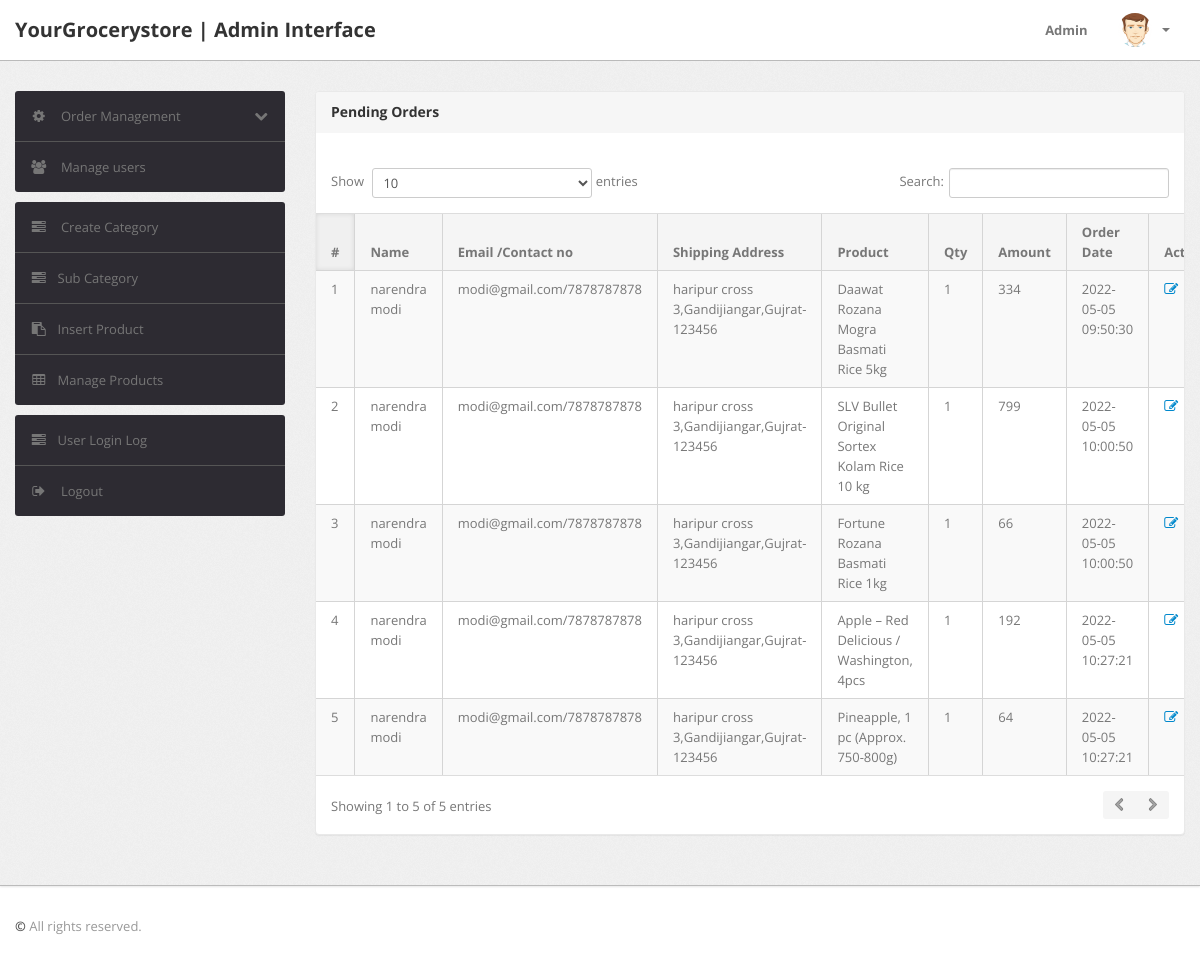
/shopping/admin/pending-orders.php (signed in), run on the app's committed database.
### tables this page shows
CREATE TABLE `orders` (
  `id` int(11) NOT NULL,
  `userId` int(11) DEFAULT NULL,
  `productId` varchar(255) DEFAULT NULL,
  `quantity` int(11) DEFAULT NULL,
  `orderDate` timestamp NOT NULL DEFAULT current_timestamp(),
  `paymentMethod` varchar(50) DEFAULT NULL,
  `orderStatus` varchar(55) DEFAULT NULL
);

CREATE TABLE `users` (
  `id` int(11) NOT NULL,
  `name` varchar(255) DEFAULT NULL,
  `email` varchar(255) DEFAULT NULL,
  `contactno` bigint(11) DEFAULT NULL,
  `password` varchar(255) DEFAULT NULL,
  `shippingAddress` longtext DEFAULT NULL,
  `shippingState` varchar(255) DEFAULT NULL,
  `shippingCity` varchar(255) DEFAULT NULL,
  `shippingPincode` int(11) DEFAULT NULL,
  `billingAddress` longtext DEFAULT NULL,
  `billingState` varchar(255) DEFAULT NULL,
  `billingCity` varchar(255) DEFAULT NULL,
  `billingPincode` int(11) DEFAULT NULL,
  `regDate` timestamp NOT NULL DEFAULT current_timestamp(),
  `updationDate` varchar(255) DEFAULT NULL
);

CREATE TABLE `products` (
  `id` int(11) NOT NULL,
  `category` int(11) NOT NULL,
  `subCategory` int(11) DEFAULT NULL,
  `productName` varchar(255) DEFAULT NULL,
  `productCompany` varchar(255) DEFAULT NULL,
  `productPrice` int(11) DEFAULT NULL,
  `productPriceBeforeDiscount` int(11) DEFAULT NULL,
  `productDescription` longtext DEFAULT NULL,
  `productImage1` varchar(255) DEFAULT NULL,
  `productImage2` varchar(255) DEFAULT NULL,
  `productImage3` varchar(255) DEFAULT NULL,
  `shippingCharge` int(11) DEFAULT NULL,
  `productAvailability` varchar(255) DEFAULT NULL,
  `postingDate` timestamp NULL DEFAULT current_timestamp(),
  `updationDate` varchar(255) DEFAULT NULL
);

### shopping/admin/pending-orders.php (the view, shortened to what this page needs)
<?php
include('include/config.php');
if(strlen($_SESSION['alogin'])==0)
	{
header('location:index.php');
}
else{
?>
<!DOCTYPE html>
<html lang="en">
<head>
	<link type="text/css" href="bootstrap/css/bootstrap.min.css" rel="stylesheet">
	<link type="text/css" href="bootstrap/css/bootstrap-responsive.min.css" rel="stylesheet">
	<link type="text/css" href="css/theme.css" rel="stylesheet">
	<link type="text/css" href="images/icons/css/font-awesome.css" rel="stylesheet">
</head>
<body>
<?php include('include/header.php');?>
	<div class="wrapper">
		<div class="container">
			<div class="row">
<?php include('include/sidebar.php');?>
			<div class="span9">
					<div class="content">
	<div class="module">
							<div class="module-head">
								<h3>Pending Orders</h3>
							</div>
							<div class="module-body table">
									<br />
								<table cellpadding="0" cellspacing="0" border="0" class="datatable-1 table table-bordered table-striped	 display table-responsive" >
									<thead>
										<tr>
											<th>#</th>
											<th> Name</th>
											<th width="50">Email /Contact no</th>
											<th>Shipping Address</th>
											<th>Product </th>
											<th>Qty </th>
											<th>Amount </th>
											<th>Order Date</th>
											<th>Action</th>
										</tr>
									</thead>
<tbody>
<?php
$status='Delivered';
$query=mysqli_query($con,"select users.name as username,users.email as useremail,users.contactno as usercontact,users.shippingAddress as shippingaddress,users.shippingCity as shippingcity,users.shippingState as shippingstate,users.shippingPincode as shippingpincode,products.productName as productname,products.shippingCharge as shippingcharge,orders.quantity as quantity,orders.orderDate as orderdate,products.productPrice as productprice,orders.id as id  from orders join users on  orders.userId=users.id join products on products.id=orders.productId where orders.	orderStatus!='$status' or orders.orderStatus is null");
$cnt=1;
while($row=mysqli_fetch_array($query))
{
?>
										<tr>
											<td><?php echo htmlentities($cnt);?></td>
											<td><?php echo htmlentities($row['username']);?></td>
<td><?php echo htmlentities($row['useremail']);?>/<?php echo htmlentities($row['usercontact']);?></td>
<td><?php echo htmlentities($row['shippingaddress'].",".$row['shippingcity'].",".$row['shippingstate']."-".$row['shippingpincode']);?></td>
											<td><?php echo htmlentities($row['productname']);?></td>
											<td><?php echo htmlentities($row['quantity']);?></td>
											<td><?php echo htmlentities($row['quantity']*$row['productprice']+$row['shippingcharge']);?></td>
											<td><?php echo htmlentities($row['orderdate']);?></td>
											<td>   <a href="updateorder.php?oid=<?php echo htmlentities($row['id']);?>" title="Update order" target="_blank"><i class="icon-edit"></i></a>
											</td>
											</tr>
										<?php $cnt=$cnt+1; } ?>
										</tbody>
								</table>
							</div>
						</div>
					</div>
				</div>
			</div>
		</div>
	</div>
<?php include('include/footer.php');?>
</body>
<?php } ?>

### data on the page
orders: userId.name "narendra modi", userId.email "modi@gmail.com", userId.contactno "7878787878", userId.shippingPincode "haripur cross 3,Gandijiangar,Gujrat-123456", productId.productName "Daawat Rozana Mogra Basmati Rice 5kg", quantity "1", $row['quantity']*$row['productprice']+$row['shippingcharge'] "334", orderDate "2022-05-05 09:50:30"
orders: userId.name "narendra modi", userId.email "modi@gmail.com", userId.contactno "7878787878", userId.shippingPincode "haripur cross 3,Gandijiangar,Gujrat-123456", productId.productName "SLV Bullet Original Sortex Kolam Rice 10 kg", quantity "1", $row['quantity']*$row['productprice']+$row['shippingcharge'] "799", orderDate "2022-05-05 10:00:50"
orders: userId.name "narendra modi", userId.email "modi@gmail.com", userId.contactno "7878787878", userId.shippingPincode "haripur cross 3,Gandijiangar,Gujrat-123456", productId.productName "Fortune Rozana Basmati Rice 1kg", quantity "1", $row['quantity']*$row['productprice']+$row['shippingcharge'] "66", orderDate "2022-05-05 10:00:50"
orders: userId.name "narendra modi", userId.email "modi@gmail.com", userId.contactno "7878787878", userId.shippingPincode "haripur cross 3,Gandijiangar,Gujrat-123456", productId.productName "Apple – Red Delicious / Washington, 4pcs", quantity "1", $row['quantity']*$row['productprice']+$row['shippingcharge'] "192", orderDate "2022-05-05 10:27:21"
orders: userId.name "narendra modi", userId.email "modi@gmail.com", userId.contactno "7878787878", userId.shippingPincode "haripur cross 3,Gandijiangar,Gujrat-123456", productId.productName "Pineapple, 1 pc (Approx. 750-800g)", quantity "1", $row['quantity']*$row['productprice']+$row['shippingcharge'] "64", orderDate "2022-05-05 10:27:21"
